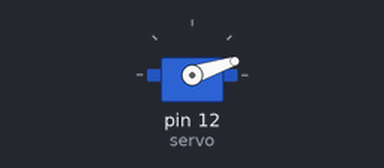
This program was run on a simulated Raspberry Pi (header pin numbers). On the bench: servo. Servo angles are drawn from the pulse width (0.5 ms = 0°, 2.5 ms = 180°).

Above: at 0.05 s.
Timing chart, 0 to 4.6 s (numbered marks = the images above):
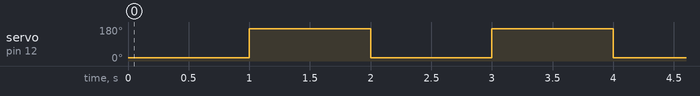

The program:

servoTest.py
```python
import time
import sys
import RPi.GPIO as GPIO

GPIO.setmode(GPIO.BOARD)
GPIO.setup(12, GPIO.OUT)
servo = GPIO.PWM(12, 200) #freq (Hz)

while True:
    try:
        servo.start(14)
        time.sleep(1)

        servo.ChangeDutyCycle(48)
        time.sleep(1)
    except KeyboardInterrupt:
        GPIO.cleanup()
        sys.exit()

#200Hz @ 5v:
#1 top / full left = 48%
#2 top = 30%
#3 top = 14%
#full right = 9%
```

Measured:
- by itself, servo on pin 12 (servo): alternates 171° for 1.0 s and 18° for 1.0 s
